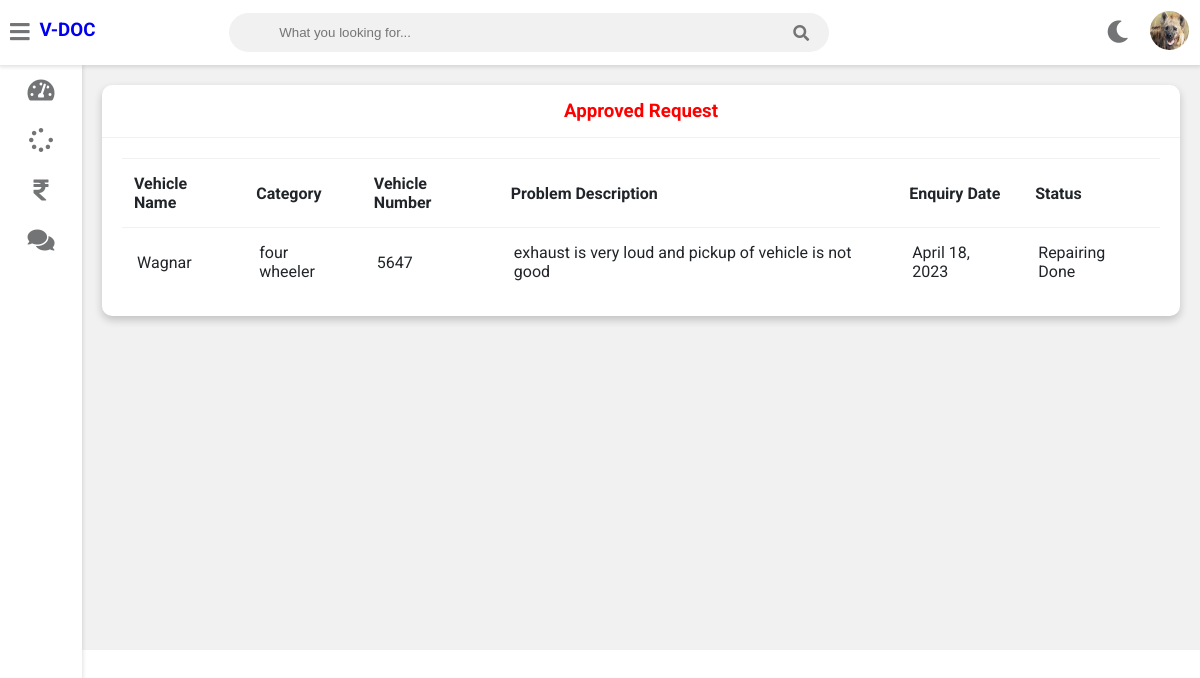
Page /customer-view-approved-request (signed in) on the committed database.
### vehicle/models.py (models this page shows, shortened)
class Customer(models.Model):
    user=models.OneToOneField(User,on_delete=models.CASCADE)
    profile_pic= models.ImageField(upload_to='profile_pic/CustomerProfilePic/',null=True,blank=True)
    address = models.CharField(max_length=40)
    mobile = models.CharField(max_length=20,null=False)

class Request(models.Model):
    cat=(('two wheeler with gear','two wheeler with gear'),('two wheeler without gear','two wheeler without gear'),('three wheeler','three wheeler'),('four wheeler','four wheeler'))
    category=models.CharField(max_length=50,choices=cat)
    vehicle_no=models.PositiveIntegerField(null=False)
    vehicle_name = models.CharField(max_length=40,null=False)
    vehicle_model = models.CharField(max_length=40,null=False)
    vehicle_brand = models.CharField(max_length=40,null=False)
    problem_description = models.CharField(max_length=500,null=False)
    date=models.DateField(auto_now=True)
    cost=models.PositiveIntegerField(null=True)
    customer=models.ForeignKey('Customer', on_delete=models.CASCADE,null=True)
    mechanic=models.ForeignKey('Mechanic',on_delete=models.CASCADE,null=True)
    stat=(('Pending','Pending'),('Approved','Approved'),('Repairing','Repairing'),('Repairing Done','Repairing Done'),('Released','Released'))
    status=models.CharField(max_length=50,choices=stat,default='Pending',null=True)

### vehicle/views.py (the view)
# urls.py: path('customer-view-approved-request',views.customer_view_approved_request_view,name='customer-view-approved-request'),
@login_required(login_url='customerlogin')
@user_passes_test(is_customer)
def customer_view_approved_request_view(request):
    customer=models.Customer.objects.get(user_id=request.user.id)
    enquiries=models.Request.objects.all().filter(customer_id=customer.id).exclude(status='Pending')
    return render(request,'vehicle/customer_view_approved_request.html',{'customer':customer,'enquiries':enquiries})

### vehicle/views.py (called while the page is built)
def is_customer(user):
    return user.groups.filter(name='CUSTOMER').exists()

### templates/vehicle/customer_view_approved_request.html
{% extends 'vehicle/customerbase.html' %}
{% block content %}
	<div class="wrapper">
		<div class="row">
			<div class="col-12 col-m-12 col-sm-12">
				<div class="card">
					<div class="card-header">
						<h3 style="color:red; text-align:center" >Approved Request
						</h3>
					</div>
					<div class="card-content">
						<table>
							<thead>
                <tr>
                  <th>Vehicle Name</th>
                  <th>Category</th>
                  <th>Vehicle Number</th>
                  <th>Problem Description</th>
                  <th>Enquiry Date</th>
                  <th>Status</th>
                </tr>
							</thead>
							<tbody>
                {% for enq in enquiries %}
                <tr>
                  <td>{{enq.vehicle_name}}</td>
                  <td>{{enq.category}}</td>
                  <td>{{enq.vehicle_no}}</td>
                  <td>{{enq.problem_description}}</td>
                  <td>{{enq.date}}</td>
                  <td>{{enq.status}}</td>
                  </tr>
                {% endfor %}
							</tbody>
						</table>
					</div>
				</div>
			</div>
		</div>
<br><br><br><br><br><br><br><br><br><br><br><br><br><br><br><br>
	</div>
{% endblock content %}

### templates/vehicle/customerbase.html (shortened to what this page needs)
<!DOCTYPE html>
{% load static %}
<html>
<head>
	<link rel="stylesheet" type="text/css" href="https://cdnjs.cloudflare.com/ajax/libs/Chart.js/2.9.3/Chart.min.css">
	<link rel="stylesheet" type="text/css" href="{% static "fontawesome-free/css/all.min.css" %}">
	<link rel="stylesheet" type="text/css" href="{% static "style.css" %}">
</head>
<body class="overlay-scrollbar">
	<div class="navbar">
		<ul class="navbar-nav">
			<li class="nav-item">
				<a class="nav-link">
					<i class="fas fa-bars" onclick="collapseSidebar()"></i>
				</a>
			</li>
			<li class="nav-item">
			<a style="text-decoration:none;"href="/customer-dashboard"><h3>V-DOC</h3></a>
			</li>
		</ul>
		<form class="navbar-search">
			<input type="text" name="Search" class="navbar-search-input" placeholder="What you looking for...">
			<i class="fas fa-search"></i>
		</form>
		<ul class="navbar-nav nav-right">
			<li class="nav-item mode">
				<a class="nav-link" href="#" onclick="switchTheme()">
					<i class="fas fa-moon dark-icon"></i>
				</a>
			</li>
			<li class="nav-item avt-wrapper">
				<div class="avt dropdown">
					<img src="{% static  customer.profile_pic.url %} " alt="User image" class="dropdown-toggle" data-toggle="user-menu">
				</div>
			</li>
		</ul>
	</div>
	<div class="sidebar">
		<ul class="sidebar-nav">
			<li class="sidebar-nav-item">
				<a href="/customer-dashboard" class="sidebar-nav-link">
					<div>
						<i class="fas fa-tachometer-alt"></i>
					</div>
				</a>
			</li>
			<li  class="sidebar-nav-item">
				<a href="/customer-request" class="sidebar-nav-link">
					<div>
						<i class="fas fa-spinner"></i>
					</div>
				</a>
			</li>
			<li  class="sidebar-nav-item">
				<a href="/customer-invoice" class="sidebar-nav-link">
					<div>
						<i class="fas fa-rupee-sign"></i>
					</div>
				</a>
			</li>
			<li  class="sidebar-nav-item">
				<a href="/customer-feedback" class="sidebar-nav-link">
					<div>
					<i class="fas fa-comments"></i>
					</div>
				</a>
			</li>
		</ul>
	</div>
<div>
	<div class="content">
		{% block content %}
		{% endblock content %}
	</div>
</div>
</body>
</html>

### static/style.css (style rules this page uses)
:root { --primary-color: #4834d4; --success-color: #6ab04c; --warning-color: #f0932b; --danger-color: #eb4d4b; --light-color: #212529; --light-second-color: #727475; --light-background: #ffffff; --light-second-background: #f1f1f1; --dark-color: #909090; --dark-second-color: #f5f6fa; --dark-background: #23242D; --dark-second-background: #181818; }
.light { --main-bg-color: var(--light-background); --second-bg-color: var(--light-second-background); --main-color: var(--light-color); --second-color: var(--light-second-color); }
* { box-sizing: border-box; }
body { font-family: 'Roboto', sans-serif; background: var(--main-bg-color); color: var(--main-color); margin: 0; }
.navbar { display: flex; flex-direction: row; background: var(--main-bg-color); color: var(--main-color); position: fixed; top: 0; right: 0; left: 0; z-index: 101; box-shadow: rgba(0,0,0,0.12) 0px 1px 4px 1px; }
.navbar-nav { list-style: none; display: flex; flex-direction: row; padding-left: 0; margin-bottom: 0; margin-top: 0; }
.nav-link { float: left; text-align: center; padding: 21px 10px; text-decoration: none; font-size: 17px; color: var(--second-color); position: relative; }
.navbar-nav i { font-size: 1.4rem; }
.nav-right { margin-left: auto; }
.navbar-search { position: relative; margin: auto; width: 50%; }
.navbar-search input { background: var(--second-bg-color); border: none; padding: 12px 50px 12px 50px; width: 100%; outline: none; color: var(--main-color); border-radius: 20px; }
.navbar-search i { position: absolute; top: 50%; right: 20px; transform: translateY(-50%); color: var(--second-color); cursor: pointer; }
.avt img { width: 39px; height: 39px; border-radius: 50%; }
.avt { padding: 11px }
.dropdown { position: relative; }
.wrapper { padding: 10px; margin-left: 82px; padding-top: 75px; background: var(--second-bg-color); transition: margin-left .5s; }
.sidebar { width: 82px; height: 100vh; position: fixed; margin-top: 65px; background: var(--main-bg-color); box-shadow: rgba(0,0,0,0.12) 0px 1px 4px 1px; overflow: hidden; z-index: 100; transition: width .5s; }
.sidebar-nav { list-style: none; padding: 0; margin: 0; display: flex; flex-direction: column; align-items: center; height: 100vh; }
.sidebar-nav-item { width: 100%; }
.sidebar-nav-link { display: flex; align-items: center; color: var(--main-color); text-decoration: none; }
.sidebar-nav-link i { font-size: 1.5rem; color: var(--second-color); position: absolute; left: 50%; top: 50%; transform: translate(-50%, -50%); }
.sidebar-nav-link div { min-width: 82px; height: 50px; position: relative; }
.row { display: flex; flex-wrap: wrap; flex-direction: row; }
.row:after, .row:before { box-sizing: border-box; }
[class*="col-"] { padding: 10px; }
@media only screen and (min-width: 600px) { .col-sm-12 { width: 100%; } }
@media only screen and (min-width: 768px) { .col-m-12 { width: 100%; } }
@media only screen and (min-width: 992px) { .col-12 { width: 100%; } }
.card { background: var(--main-bg-color); color: var(--main-color); border-radius: 10px; margin-bottom: 10px; box-shadow: 0 4px 8px 0 rgba(0,0,0,0.2); }
.card-header { padding: 15px 30px; border-bottom: 1px solid var(--second-bg-color); position: relative; }
.card-header h3 { margin: 0; }
.card-content { padding: 20px; overflow-x: auto; }
table { border-collapse: collapse; width: 100%; }
table td { border-top: 1px solid var(--second-bg-color); padding: 15px; }
table th { border-top: 1px solid var(--second-bg-color); border-bottom: 1px solid var(--second-bg-color); padding: 15px 12px; text-align: left; }

### rows in the picture
Customer: profile_pic (picture)
Request: vehicle_name "Wagnar", category "four wheeler", vehicle_no "5647", problem_description "exhaust is very loud and pickup of vehicle is not good", date "April 18, 2023", status "Repairing Done"
